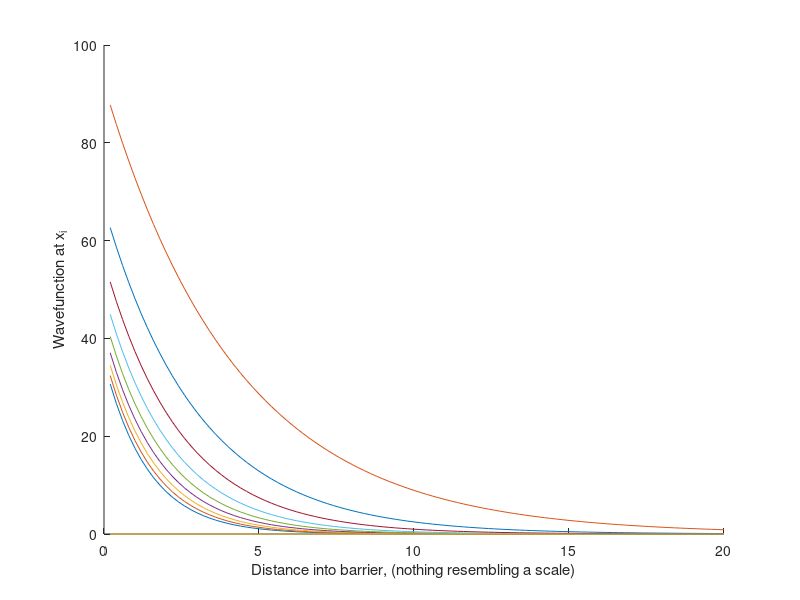

This figure's MATLAB source:
clear
clc
%Constants-----------------------------------------------------------------
h_bar = 1;
m = 1;
dx = 0.2;
h = dx;
Ne = 10;
Nv = 100;
%Barrier-------------------------------------------------------------------
Vx = ones(Nv,1)*0.5;
%Particle------------------------------------------------------------------
E = linspace(0.01,0.5,Ne);
%Computation---------------------------------------------------------------
u = zeros(Nv,Ne);
hold on
for j = 1:length(E)
   Hs = zeros(Nv,Nv);  %Initialise main matrix
   k = sqrt(E(j)-Vx(1)); 
   b = zeros(Nv,1);
   b(1) = -2*1i*k*exp(-1i*k*0.05);
   %First Line of Matrix---------------------------------------------------
   Hs(1,1) = -1/h - 1i*k;
   Hs(1,2) = 1/h;
   %Last Line of Matrix----------------------------------------------------
   k=sqrt(E(j)-Vx(Nv));
   Hs(Nv,Nv) = 1i*k - 1/h;
   Hs(Nv,Nv-1) = 1/h;
   %Central Steps of Matrix -----------------------------------------------
   for l = 2:(length(Vx)-1)
       Hs(l,l) = (2/h^2) + Vx(l) - E(j);
       Hs(l,l-1) = -1/h^2;
       Hs(l,l+1) = -1/h^2;
   end
   u(:,j) = Hs\b;
   plot((1:Nv)*h,u(:,j))
end
xlabel('Distance into barrier, (nothing resembling a scale)')
ylabel('Wavefunction at x_i')